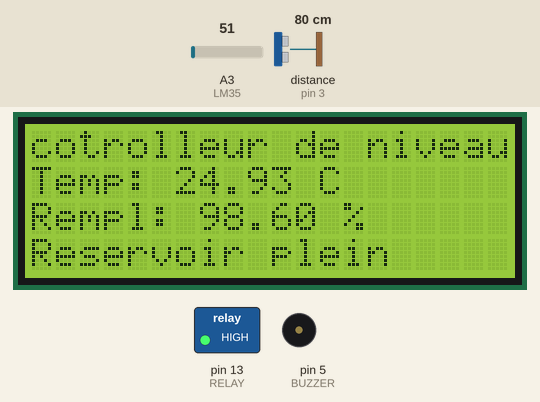
Simulated run of this sketch. Board: Arduino Uno, built with avr-gcc and run on an emulated ATmega328P. On the bench: 20×4 character LCD, switched loads named in the sketch (green lamp = pin HIGH), buzzer (waves = sounding, pin HIGH). Wiring (inferred from the names in the program): ultrasonic range finder: trigger pin 4; echo pin 3. Dashed ring = blinking. The test bench sets the inputs (shaded band); at power-on: A3 (LM35) = 51, distance to the obstacle (sensor on pin 3) 80 cm. The echo pulse lasts 58.3 µs per cm; pins used as bus, display or sensor lines are not drawn; what the sketch prints to the serial monitor is not drawn.

Above: at 2.4 s.
2.5 s: A3 (LM35) set to 22
At 5.7 s:
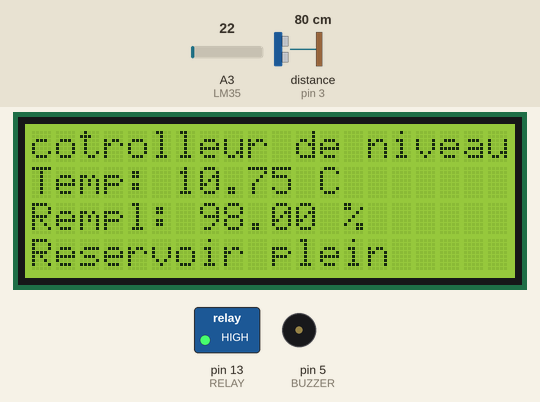
7.9 s: A3 (LM35) set to 18
At 10.8 s:
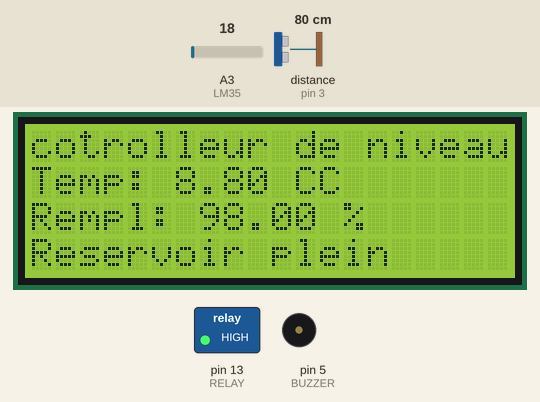
13.3 s: distance to the obstacle (sensor on pin 3) set to 2 cm
At 17.3 s:
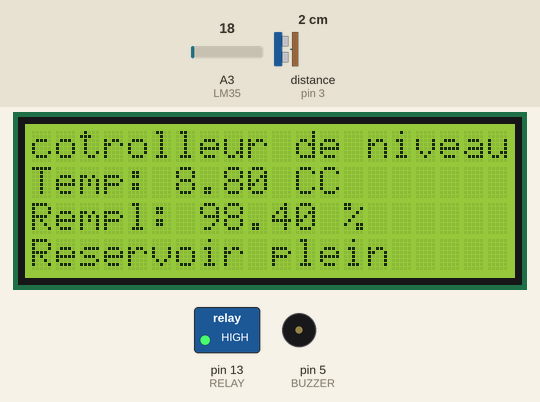
18.7 s: A3 (LM35) set to 30
At 22.0 s:
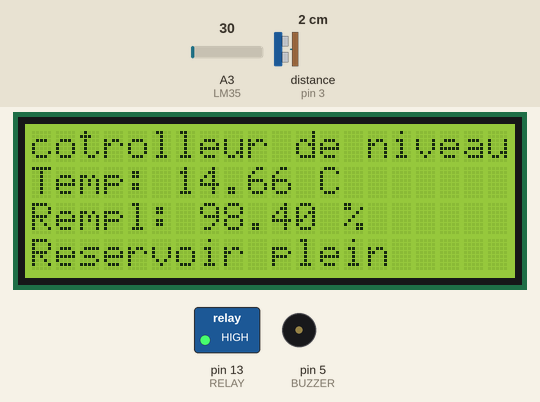
24.1 s: A3 (LM35) set to 15
At 29.0 s:
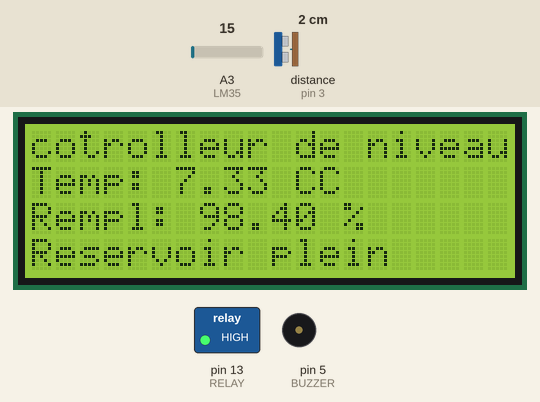
29.5 s: A3 (LM35) set to 61
At 34.8 s:
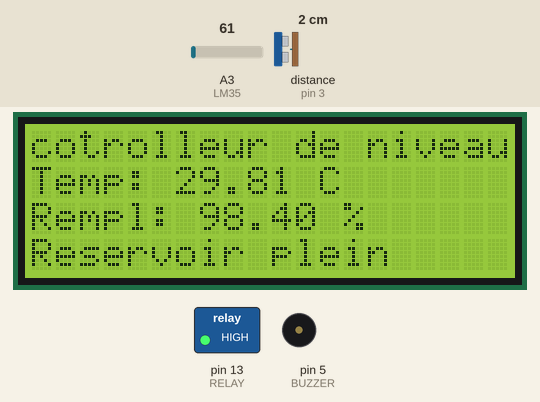
Timing chart, 0 to 82.2 s (numbered marks = the images above; inputs shaded):
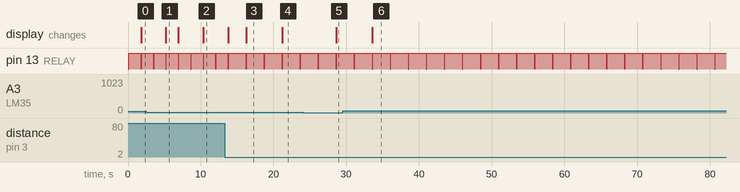

The sketch:

tp-controller.ino
```cpp
/*
*CE CODE PERMET DE FAIRE ================UN CONTROLLE DE NIVEAU D'UN RESERVOIR ET DE TEMPERATURE==============================
* @COMME CAPTEUR NOUS UTILISONS LE CAPTEUR ULTRASONIC POUR LE NIVEAUX
* @POUR LA TEMPERATURE NOUS UTILISERONS LE LM325
*
*/


#include <Wire.h>
#include <LiquidCrystal_I2C.h>

#define I2C_ADDR 0x20
#define BACKLIGHT_PIN 3
#define EN_PIN 2
#define RW_PIN 1
#define RS_PIN 0
#define D4_PIN 4
#define D5_PIN 5
#define D6_PIN 6
#define D7_PIN 7

LiquidCrystal_I2C lcd(I2C_ADDR, EN_PIN, RW_PIN, RS_PIN, D4_PIN, D5_PIN, D6_PIN, D7_PIN);//DECLARATIONDE DES PINS POUR LE LCD

const int TRIG_PIN = 4, ECHO_PIN = 3, BUZZER = 5, RELAY = 13, LM35 = A3;

float output_lm35;
const float HEITH_TANK = 250.0;
bool is_full = false;

void setup() {
  Serial.begin(9600);
  pinMode(RELAY, OUTPUT);
  pinMode(BUZZER, OUTPUT);
  pinMode(TRIG_PIN, OUTPUT);
  pinMode(ECHO_PIN, INPUT);
  lcd.begin(20, 4);
  lcd.setBacklightPin(BACKLIGHT_PIN, POSITIVE);
  lcd.setBacklight(HIGH);
  lcd.home();
  lcd.print("cotrolleur de niveaux");
}

void loop() {
  long DELAY, distance;
  //VERIFICATION DES ETATS
  digitalWrite(TRIG_PIN, LOW);
  delayMicroseconds(2);
  digitalWrite(TRIG_PIN, HIGH);
  delayMicroseconds(10);
  digitalWrite(TRIG_PIN, LOW);

  DELAY = pulseIn(ECHO_PIN, HIGH);
  output_lm35 = analogRead(LM35);
  distance = (DELAY / 2) / 29.1; // Conversion du delais de reponse en distance
  float vout = output_lm35 * 5.0 / 1023 * 1000;
  float temperature = vout / 10;
  float water_level;

  lcd.setCursor(0, 1);
  lcd.print("Temp: ");
  lcd.print(temperature);
  lcd.print(" C");

  if (temperature > 80) {
    digitalWrite(BUZZER, HIGH);
    delay(1000);
    digitalWrite(BUZZER, LOW);
  }

  if (distance >= HEITH_TANK) {
    water_level = 100;
  } else {
    water_level = (distance * 100) / HEITH_TANK;
  }

  lcd.setCursor(0, 2);
  lcd.print("Rempl: ");
  lcd.print(water_level);
  lcd.print(" %");
  Serial.print("Rempli: ");
  Serial.print(water_level);
  Serial.println(" %");

  if (water_level < 50 || !is_full) {
    pompage_eau(water_level);
  } else {
    digitalWrite(RELAY, LOW);
    lcd.setCursor(0, 3);
    lcd.print("Reservoir plein");
  }
}

void pompage_eau(float LEVEL) {
  digitalWrite(RELAY, HIGH);
  while (LEVEL < 98) {
    LEVEL++;
    lcd.setCursor(0, 2);
    lcd.print("Rempl: ");
    lcd.print(LEVEL);
    lcd.print(" %");
    lcd.setCursor(0, 3);
    lcd.print("Remplissage");

    if (LEVEL >= 98) {
      is_full = true;
      lcd.setCursor(0, 3);
      lcd.print("Reservoir plein");
      digitalWrite(RELAY, LOW);
      break;
    }
  }
}
```

Measured:
- the behaviour switches between 21 and 20 on A3 (LM35) (found by bisection; images 1 and 2)
- after the input at 7.9 s, the display: changes after 2.5 s (image 2)
- after the input at 13.3 s, pin 13 (RELAY): HIGH → LOW after 2.9 s, → HIGH 0.03 s later
- after the input at 18.7 s, the display: changes after 2.5 s (image 4)
- after the input at 24.1 s, the display: changes after 4.5 s (image 5)
- after the input at 29.5 s, the display: changes after 4.1 s (image 6)
- by itself, pin 13 (RELAY): alternates HIGH for 1.7 s and LOW for 0.03 s
